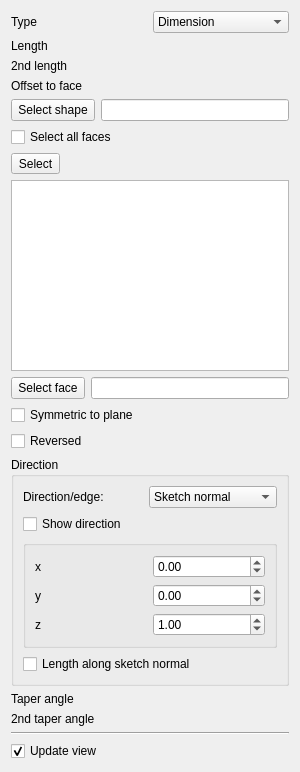
<?xml version="1.0" encoding="UTF-8"?>
<ui version="4.0">
 <class>PartDesignGui::TaskPadPocketParameters</class>
 <widget class="QWidget" name="PartDesignGui::TaskPadPocketParameters">
  <property name="geometry">
   <rect>
    <x>0</x>
    <y>0</y>
    <width>300</width>
    <height>772</height>
   </rect>
  </property>
  <property name="windowTitle">
   <string notr="true">Form</string>
  </property>
  <layout class="QVBoxLayout" name="verticalLayout">
   <item>
    <layout class="QGridLayout" name="gridLayout">
     <item row="0" column="0">
      <widget class="QLabel" name="textLabel1">
       <property name="text">
        <string>Type</string>
       </property>
      </widget>
     </item>
     <item row="0" column="1">
      <widget class="QComboBox" name="changeMode">
       <item>
        <property name="text">
         <string>Dimension</string>
        </property>
       </item>
      </widget>
     </item>
     <item row="1" column="0">
      <widget class="QLabel" name="labelLength">
       <property name="text">
        <string>Length</string>
       </property>
      </widget>
     </item>
     <item row="1" column="1">
      <widget class="Gui::PrefQuantitySpinBox" name="lengthEdit" native="true">
       <property name="keyboardTracking" stdset="0">
        <bool>false</bool>
       </property>
       <property name="unit" stdset="0">
        <string notr="true">mm</string>
       </property>
       <property name="minimum" stdset="0">
        <double>0.000000000000000</double>
       </property>
      </widget>
     </item>
     <item row="2" column="0">
      <widget class="QLabel" name="labelLength2">
       <property name="text">
        <string>2nd length</string>
       </property>
      </widget>
     </item>
     <item row="2" column="1">
      <widget class="Gui::PrefQuantitySpinBox" name="lengthEdit2" native="true">
       <property name="keyboardTracking" stdset="0">
        <bool>false</bool>
       </property>
       <property name="unit" stdset="0">
        <string notr="true">mm</string>
       </property>
      </widget>
     </item>
     <item row="3" column="0">
      <widget class="QLabel" name="labelOffset">
       <property name="text">
        <string>Offset to face</string>
       </property>
      </widget>
     </item>
     <item row="3" column="1">
      <widget class="Gui::PrefQuantitySpinBox" name="offsetEdit" native="true">
       <property name="keyboardTracking" stdset="0">
        <bool>false</bool>
       </property>
       <property name="unit" stdset="0">
        <string notr="true">mm</string>
       </property>
      </widget>
     </item>
    </layout>
   </item>
   <item>
    <widget class="QFrame" name="upToShapeList">
     <property name="frameShadow">
      <enum>QFrame::Plain</enum>
     </property>
     <property name="lineWidth">
      <number>0</number>
     </property>
     <layout class="QVBoxLayout">
      <property name="leftMargin">
       <number>0</number>
      </property>
      <property name="topMargin">
       <number>0</number>
      </property>
      <property name="rightMargin">
       <number>0</number>
      </property>
      <property name="bottomMargin">
       <number>0</number>
      </property>
      <item>
       <layout class="QGridLayout" name="_2">
        <item row="0" column="1">
         <widget class="QLineEdit" name="lineShapeName">
          <property name="readOnly">
           <bool>true</bool>
          </property>
         </widget>
        </item>
        <item row="0" column="0">
         <widget class="QToolButton" name="buttonShape">
          <property name="minimumSize">
           <size>
            <width>0</width>
            <height>22</height>
           </size>
          </property>
          <property name="text">
           <string>Select shape</string>
          </property>
          <property name="checkable">
           <bool>true</bool>
          </property>
         </widget>
        </item>
       </layout>
      </item>
      <item>
       <widget class="QCheckBox" name="checkBoxAllFaces">
        <property name="enabled">
         <bool>true</bool>
        </property>
        <property name="toolTip">
         <string>Applies length symmetrically to sketch plane</string>
        </property>
        <property name="text">
         <string>Select all faces</string>
        </property>
       </widget>
      </item>
      <item>
       <widget class="QWidget" name="upToShapeFaces" native="true">
        <layout class="QVBoxLayout" name="verticalLayout_2">
         <property name="leftMargin">
          <number>0</number>
         </property>
         <property name="topMargin">
          <number>0</number>
         </property>
         <property name="rightMargin">
          <number>0</number>
         </property>
         <property name="bottomMargin">
          <number>0</number>
         </property>
         <item>
          <widget class="QToolButton" name="buttonShapeFace">
           <property name="toolTip">
            <string>Click button to enter selection mode,
         click again to end selection</string>
           </property>
           <property name="text">
            <string>Select</string>
           </property>
           <property name="checkable">
            <bool>true</bool>
           </property>
          </widget>
         </item>
         <item>
          <widget class="QListWidget" name="listWidgetReferences">
           <property name="selectionMode">
            <enum>QAbstractItemView::ExtendedSelection</enum>
           </property>
          </widget>
         </item>
        </layout>
       </widget>
      </item>
     </layout>
    </widget>
   </item>
   <item>
    <layout class="QGridLayout" name="gridLayout_5">
     <item row="0" column="1">
      <widget class="QLineEdit" name="lineFaceName">
       <property name="readOnly">
        <bool>true</bool>
       </property>
      </widget>
     </item>
     <item row="0" column="0">
      <widget class="QToolButton" name="buttonFace">
       <property name="minimumSize">
        <size>
         <width>0</width>
         <height>22</height>
        </size>
       </property>
       <property name="text">
        <string>Select face</string>
       </property>
       <property name="checkable">
        <bool>true</bool>
       </property>
      </widget>
     </item>
    </layout>
   </item>
   <item>
    <widget class="QCheckBox" name="checkBoxMidplane">
     <property name="enabled">
      <bool>true</bool>
     </property>
     <property name="toolTip">
      <string>Applies length symmetrically to sketch plane</string>
     </property>
     <property name="text">
      <string>Symmetric to plane</string>
     </property>
    </widget>
   </item>
   <item>
    <widget class="QCheckBox" name="checkBoxReversed">
     <property name="text">
      <string>Reversed</string>
     </property>
    </widget>
   </item>
   <item>
    <widget class="QGroupBox" name="groupBox">
     <property name="title">
      <string>Direction</string>
     </property>
     <layout class="QGridLayout" name="gridLayout_4">
      <item row="0" column="0">
       <layout class="QGridLayout" name="gridLayout_3">
        <item row="0" column="0">
         <widget class="QLabel" name="labelEdge">
          <property name="text">
           <string>Direction/edge:</string>
          </property>
         </widget>
        </item>
        <item row="0" column="1">
         <widget class="QComboBox" name="directionCB">
          <property name="toolTip">
           <string>Set a direction or select an edge
from the model as reference</string>
          </property>
          <item>
           <property name="text">
            <string>Sketch normal</string>
           </property>
          </item>
          <item>
           <property name="text">
            <string>Select reference...</string>
           </property>
          </item>
          <item>
           <property name="text">
            <string>Custom direction</string>
           </property>
          </item>
         </widget>
        </item>
       </layout>
      </item>
      <item row="1" column="0">
       <widget class="QCheckBox" name="checkBoxDirection">
        <property name="text">
         <string>Show direction</string>
        </property>
       </widget>
      </item>
      <item row="2" column="0">
       <widget class="QGroupBox" name="groupBoxDirection">
        <property name="enabled">
         <bool>true</bool>
        </property>
        <property name="toolTip">
         <string>Use custom vector for pad direction, otherwise
the sketch plane's normal vector will be used</string>
        </property>
        <property name="checkable">
         <bool>false</bool>
        </property>
        <property name="checked">
         <bool>false</bool>
        </property>
        <layout class="QGridLayout" name="gridLayout_2">
         <item row="0" column="0">
          <widget class="QLabel" name="labelXSkew">
           <property name="text">
            <string>x</string>
           </property>
          </widget>
         </item>
         <item row="0" column="1">
          <widget class="Gui::DoubleSpinBox" name="XDirectionEdit">
           <property name="toolTip">
            <string>x-component of direction vector</string>
           </property>
           <property name="keyboardTracking">
            <bool>false</bool>
           </property>
           <property name="minimum">
            <double>-100.000000000000000</double>
           </property>
           <property name="maximum">
            <double>100.000000000000000</double>
           </property>
           <property name="singleStep">
            <double>0.100000000000000</double>
           </property>
           <property name="unit" stdset="0">
            <string notr="true"/>
           </property>
          </widget>
         </item>
         <item row="1" column="0">
          <widget class="QLabel" name="labelYSkew">
           <property name="text">
            <string>y</string>
           </property>
          </widget>
         </item>
         <item row="1" column="1">
          <widget class="Gui::DoubleSpinBox" name="YDirectionEdit">
           <property name="toolTip">
            <string>y-component of direction vector</string>
           </property>
           <property name="keyboardTracking">
            <bool>false</bool>
           </property>
           <property name="minimum">
            <double>-100.000000000000000</double>
           </property>
           <property name="maximum">
            <double>100.000000000000000</double>
           </property>
           <property name="singleStep">
            <double>0.100000000000000</double>
           </property>
           <property name="unit" stdset="0">
            <string notr="true"/>
           </property>
          </widget>
         </item>
         <item row="2" column="0">
          <widget class="QLabel" name="labelZSkew">
           <property name="text">
            <string>z</string>
           </property>
          </widget>
         </item>
         <item row="2" column="1">
          <widget class="Gui::DoubleSpinBox" name="ZDirectionEdit">
           <property name="toolTip">
            <string>z-component of direction vector</string>
           </property>
           <property name="keyboardTracking">
            <bool>false</bool>
           </property>
           <property name="minimum">
            <double>-100.000000000000000</double>
           </property>
           <property name="maximum">
            <double>100.000000000000000</double>
           </property>
           <property name="singleStep">
            <double>0.100000000000000</double>
           </property>
           <property name="value">
            <double>1.000000000000000</double>
           </property>
           <property name="unit" stdset="0">
            <string notr="true"/>
           </property>
          </widget>
         </item>
        </layout>
       </widget>
      </item>
      <item row="3" column="0">
       <widget class="QCheckBox" name="checkBoxAlongDirection">
        <property name="enabled">
         <bool>true</bool>
        </property>
        <property name="toolTip">
         <string>If unchecked, the length will be
measured along the specified direction</string>
        </property>
        <property name="text">
         <string>Length along sketch normal</string>
        </property>
       </widget>
      </item>
     </layout>
    </widget>
   </item>
   <item>
    <layout class="QHBoxLayout" name="horizontalLayout_5">
     <item>
      <widget class="QLabel" name="labelTaperAngle">
       <property name="toolTip">
        <string>Angle to taper the extrusion</string>
       </property>
       <property name="text">
        <string>Taper angle</string>
       </property>
      </widget>
     </item>
     <item>
      <widget class="Gui::PrefQuantitySpinBox" name="taperEdit" native="true">
       <property name="keyboardTracking" stdset="0">
        <bool>false</bool>
       </property>
       <property name="unit" stdset="0">
        <string notr="true">deg</string>
       </property>
      </widget>
     </item>
    </layout>
   </item>
   <item>
    <layout class="QHBoxLayout" name="horizontalLayout_6">
     <item>
      <widget class="QLabel" name="labelTaperAngle2">
       <property name="toolTip">
        <string>Angle to taper the extrusion</string>
       </property>
       <property name="text">
        <string>2nd taper angle</string>
       </property>
      </widget>
     </item>
     <item>
      <widget class="Gui::PrefQuantitySpinBox" name="taperEdit2" native="true">
       <property name="keyboardTracking" stdset="0">
        <bool>false</bool>
       </property>
       <property name="unit" stdset="0">
        <string notr="true">deg</string>
       </property>
      </widget>
     </item>
    </layout>
   </item>
   <item>
    <widget class="Line" name="line">
     <property name="orientation">
      <enum>Qt::Horizontal</enum>
     </property>
    </widget>
   </item>
   <item>
    <widget class="QCheckBox" name="checkBoxUpdateView">
     <property name="text">
      <string>Update view</string>
     </property>
     <property name="checked">
      <bool>true</bool>
     </property>
    </widget>
   </item>
  </layout>
 </widget>
 <customwidgets>
  <customwidget>
   <class>Gui::QuantitySpinBox</class>
   <extends>QWidget</extends>
   <header>Gui/QuantitySpinBox.h</header>
  </customwidget>
  <customwidget>
   <class>Gui::DoubleSpinBox</class>
   <extends>QDoubleSpinBox</extends>
   <header>Gui/SpinBox.h</header>
  </customwidget>
  <customwidget>
   <class>Gui::PrefQuantitySpinBox</class>
   <extends>Gui::QuantitySpinBox</extends>
   <header>Gui/PrefWidgets.h</header>
  </customwidget>
 </customwidgets>
 <tabstops>
  <tabstop>changeMode</tabstop>
  <tabstop>lengthEdit</tabstop>
  <tabstop>lengthEdit2</tabstop>
  <tabstop>offsetEdit</tabstop>
  <tabstop>buttonShape</tabstop>
  <tabstop>lineShapeName</tabstop>
  <tabstop>checkBoxAllFaces</tabstop>
  <tabstop>buttonShapeFace</tabstop>
  <tabstop>listWidgetReferences</tabstop>
  <tabstop>buttonFace</tabstop>
  <tabstop>lineFaceName</tabstop>
  <tabstop>checkBoxMidplane</tabstop>
  <tabstop>checkBoxReversed</tabstop>
  <tabstop>directionCB</tabstop>
  <tabstop>checkBoxDirection</tabstop>
  <tabstop>XDirectionEdit</tabstop>
  <tabstop>YDirectionEdit</tabstop>
  <tabstop>ZDirectionEdit</tabstop>
  <tabstop>checkBoxAlongDirection</tabstop>
  <tabstop>taperEdit</tabstop>
  <tabstop>taperEdit2</tabstop>
  <tabstop>checkBoxUpdateView</tabstop>
 </tabstops>
 <resources/>
 <connections/>
</ui>
